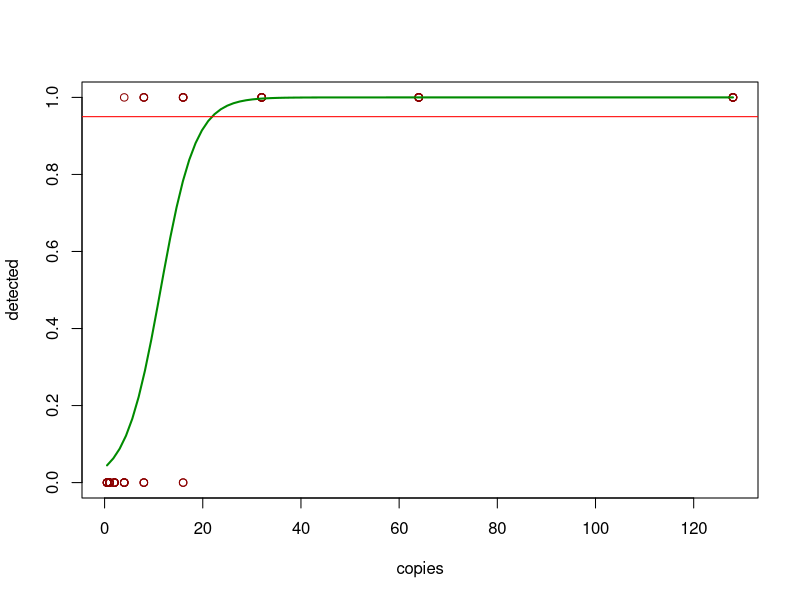

R code for this plot:
## ---- chunk 1
df <- read.csv("pcr_raw_data.csv", header=TRUE)
dim(df)
## ---- chunk 2
head(df)
## ---- chunk 3
names(df)
## ---- chunk 4
attach(df)
## ---- chunk 5
glm.fit=glm(detected~copies, family=binomial, data=df)
summary(glm.fit)
coef(glm.fit)
## ---- chunk 6
library(MASS)
## ---- chunk 7
plot(detected~copies, data=df, col="red4")
newdat <- data.frame(copies=seq(min(df$copies), max(df$copies),len=100))
newdat$detected = predict(glm.fit, newdata=newdat, type="response")
lines(detected ~ copies, newdat, col="green4", lwd=2)
abline(h=0.95, col="red")
## ---- chunk 8
dose.p(glm.fit, p=0.95)
